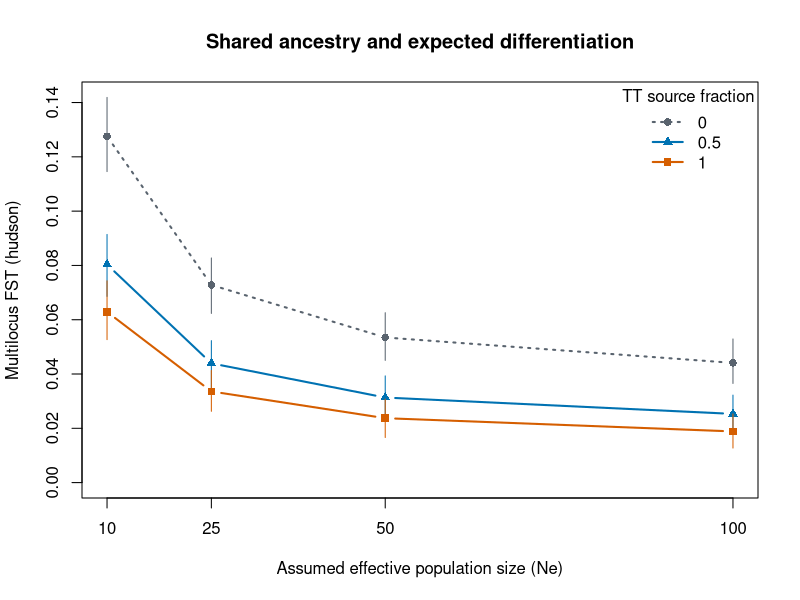
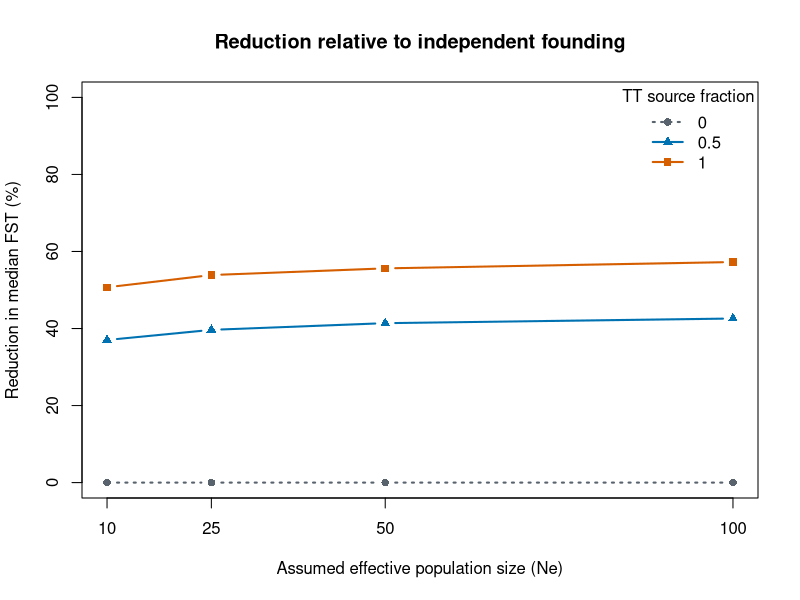
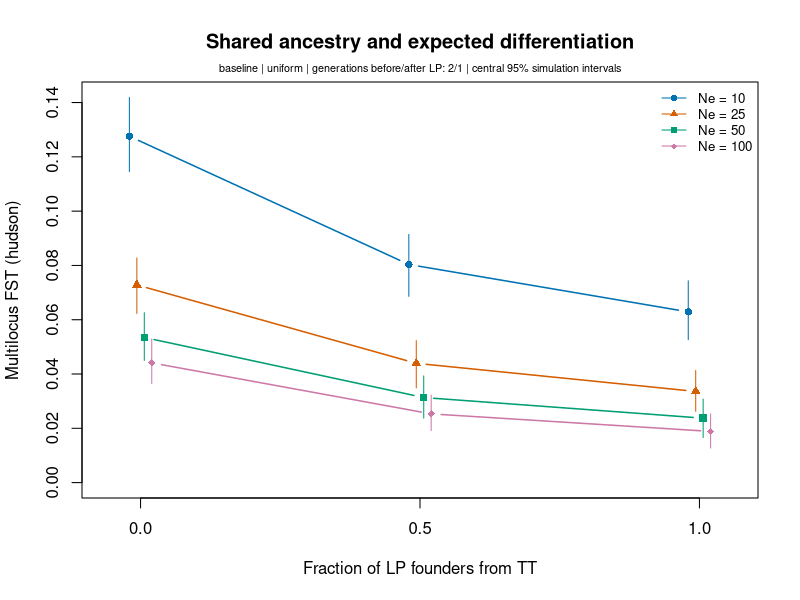

The R script that drew these images, in order:
# RED-COCKADED WOODPECKER TRANSLOCATION SIMULATION
#
# MODEL ASSUMPTIONS
# - The ancestral source is large, constant, and initially shared by all donors.
# - Founder gene copies are independent draws from the relevant source pool.
# - All loci are independent, neutral, autosomal, diploid, and biallelic.
# - Generations do not overlap. There is no mutation or selection.
# - TT-to-LP transfers do not remove alleles from TT. Ne is an effective size,
#   not a census count or a limit on the number of birds that can be sampled.
# - No immigration or supplementation occurs after LP establishment.
# - Final samples are independent, unrelated birds under random mating.
#   Use empirical sample sizes AFTER accounting for nestmates/close relatives.
# - This models genetic drift and shared ancestry, not actual donor differences,
#   pedigrees, linkage, individual inbreeding, or sequencing/genotyping errors.
#
# ESTIMATORS
# Hudson: finite-sample correction uses 2 * n_birds (gene copies), NOT n_birds.
# WC84: Weir-Cockerham diploid variance components, including heterozygosity.
# Both estimates are ratios of summed components across loci. Negative estimates
# are retained; neither locus estimates nor final estimates are clipped to zero.
# Confirm which estimator and multilocus aggregation the empirical analysis used.
# References: Bhatia et al. 2013, doi:10.1101/gr.154831.113;
# Weir and Cockerham 1984, doi:10.1111/j.1558-5646.1984.tb05657.x.


#### PARAMETERS ####
random_seed <- 2112
n_replicates <- 1000                
n_loci <- 1000                      # EXAMPLE: loci GENERATED before final filters
n_sample_tt <- 10                   # EXAMPLE: replace with independent TT birds
n_sample_lp <- 10                   # EXAMPLE: replace with independent LP birds
fst_estimator <- "hudson"           # Either "hudson" or "wc84"; both are saved
observed_fst <- NA_real_             # Enter ONLY after estimator/filter matching
# The supplied TT-LP estimate was 0.0547228545; its estimator is not yet verified

# The scenario table uses these values directly; no later block overrides them.
# To expand the grid, replace a value with its commented full-grid option.
founder_models_to_run <- "baseline"  # Full grid: c("baseline", "reduced")
tt_source_fractions <- c(0, 0.5, 1)  # Fraction of LP founders supplied by TT.
Ne_values <- c(10, 25, 50, 100)      # Full grid: c(10, 25, 50, 100)
generations_before_lp <- 2          # Full grid: c(2, 3)
generations_after_lp <- 1           # Full grid: c(1, 2)
frequency_distributions <- "uniform" # Full grid: c("uniform", "beta")

# Founder counts: these are assumed contributors, not estimates of Ne.
# The 12 TT founders include early immigrants, compressed into one episode.
# The 18 LP founders assume all listed 2018-2019 releases contributed equally.
# "reduced" halves both counts. It is a sensitivity assumption, not a finding.
founder_models <- data.frame(
  founder_model = c("baseline", "reduced"),
  founders_tt = c(12, 6),
  founders_lp = c(18, 9),
  stringsAsFactors = FALSE
)

uniform_min <- 0.05
uniform_max <- 0.95
beta_shape1 <- 0.5
beta_shape2 <- 0.5

# Optional filters on the COMBINED final TT + LP sample, not each site separately.
# A locus variable at only one site is kept. A locus fixed for opposite alleles
# in the two sites is also kept. Only loci fixed for the SAME allele are removed
# when the minimum allele count is 1 and the minimum frequency is 0.
# These settings cannot reproduce ascertainment involving other sampled sites.
minimum_pooled_minor_allele_count <- 1
minimum_pooled_minor_allele_frequency <- 0

write_output_files <- TRUE
make_summary_plot <- TRUE
setwd = "/Users/jannawilloughby/Google Drive/My Drive/Willoughby lab/projects - active/red cockaded woodpecker/RCW GBS data analysis/RCW_translocations_sims/"
output_parent <- getwd()            # Outputs go beneath the current R folder.
run_name <- paste0("RCW_simulation_", format(Sys.time(), "%Y%m%d_%H%M%S"))


#### SCENARIO TABLE ####
# Stop early if an input is invalid. seq_len() below also allows zero generations.
stopifnot(
  length(n_replicates) == 1, is.finite(n_replicates),
  n_replicates >= 1, n_replicates == floor(n_replicates),
  length(n_loci) == 1, is.finite(n_loci), n_loci >= 1, n_loci == floor(n_loci),
  length(n_sample_tt) == 1, is.finite(n_sample_tt),
  n_sample_tt >= 2, n_sample_tt == floor(n_sample_tt),
  length(n_sample_lp) == 1, is.finite(n_sample_lp),
  n_sample_lp >= 2, n_sample_lp == floor(n_sample_lp),
  length(fst_estimator) == 1, fst_estimator %in% c("hudson", "wc84"),
  length(observed_fst) == 1,
  is.na(observed_fst) || is.finite(observed_fst),
  length(founder_models_to_run) > 0,
  all(founder_models_to_run %in% founder_models$founder_model),
  all(is.finite(founder_models$founders_tt)),
  all(is.finite(founder_models$founders_lp)),
  all(founder_models$founders_tt >= 1), all(founder_models$founders_lp >= 1),
  all(founder_models$founders_tt == floor(founder_models$founders_tt)),
  all(founder_models$founders_lp == floor(founder_models$founders_lp)),
  length(tt_source_fractions) > 0,
  all(is.finite(tt_source_fractions)),
  all(tt_source_fractions >= 0 & tt_source_fractions <= 1),
  length(Ne_values) > 0, all(is.finite(Ne_values)), all(Ne_values >= 1),
  all(Ne_values == floor(Ne_values)),
  length(generations_before_lp) > 0, all(is.finite(generations_before_lp)),
  all(generations_before_lp >= 0),
  all(generations_before_lp == floor(generations_before_lp)),
  length(generations_after_lp) > 0, all(is.finite(generations_after_lp)),
  all(generations_after_lp >= 0),
  all(generations_after_lp == floor(generations_after_lp)),
  length(frequency_distributions) > 0,
  all(frequency_distributions %in% c("uniform", "beta")),
  uniform_min > 0, uniform_max < 1, uniform_min < uniform_max,
  beta_shape1 > 0, beta_shape2 > 0,
  minimum_pooled_minor_allele_count >= 0,
  minimum_pooled_minor_allele_count == floor(minimum_pooled_minor_allele_count),
  minimum_pooled_minor_allele_count <= n_sample_tt + n_sample_lp,
  minimum_pooled_minor_allele_frequency >= 0,
  minimum_pooled_minor_allele_frequency <= 0.5
)

scenarios <- expand.grid(
  founder_model = unique(founder_models_to_run),
  tt_source_fraction = unique(tt_source_fractions),
  Ne = unique(Ne_values),
  generations_before_lp = unique(generations_before_lp),
  generations_after_lp = unique(generations_after_lp),
  frequency_distribution = unique(frequency_distributions),
  KEEP.OUT.ATTRS = FALSE,
  stringsAsFactors = FALSE
)

founder_row <- match(scenarios$founder_model, founder_models$founder_model)
scenarios$founders_tt <- founder_models$founders_tt[founder_row]
scenarios$founders_lp <- founder_models$founders_lp[founder_row]
scenarios$scenario_id <- seq_len(nrow(scenarios))

print(scenarios)
cat("\nScenarios:", nrow(scenarios), "\n")
cat("Replicates per scenario:", n_replicates, "\n")
cat("Total replicates:", nrow(scenarios) * n_replicates, "\n")
cat("Example counts must be replaced before an empirical comparison.\n")


#### PREPARE RESULTS ####
set.seed(random_seed)
start_time <- Sys.time()

# One row per replicate; no raw genotype matrices are accumulated in memory.
replicate_results <- data.frame(
  scenario_id = rep(scenarios$scenario_id, each = n_replicates),
  replicate_id = rep(seq_len(n_replicates), times = nrow(scenarios)),
  lp_founders_from_tt = NA_integer_,
  loci_retained = NA_integer_,
  fst_hudson = NA_real_,
  fst_wc84 = NA_real_
)

scenario_summary <- scenarios
scenario_summary$fst_estimator <- fst_estimator
scenario_summary$n_replicates <- n_replicates
scenario_summary$n_valid_fst <- NA_integer_
scenario_summary$median_fst <- NA_real_
scenario_summary$lower_95 <- NA_real_
scenario_summary$upper_95 <- NA_real_
scenario_summary$mean_loci_retained <- NA_real_
scenario_summary$observed_fst <- observed_fst
scenario_summary$observed_within_interval <- NA

# Save chosen settings, including the actual scenario table.
parameters <- list(
  random_seed = random_seed, n_replicates = n_replicates, n_loci = n_loci,
  n_sample_tt = n_sample_tt, n_sample_lp = n_sample_lp,
  fst_estimator = fst_estimator, observed_fst = observed_fst,
  uniform_min = uniform_min, uniform_max = uniform_max,
  beta_shape1 = beta_shape1, beta_shape2 = beta_shape2,
  minimum_pooled_minor_allele_count = minimum_pooled_minor_allele_count,
  minimum_pooled_minor_allele_frequency = minimum_pooled_minor_allele_frequency,
  scenarios = scenarios
)

if (write_output_files) {
  output_directory <- file.path(output_parent, run_name)
  if (dir.exists(output_directory)) {
    stop("That output folder already exists. Change run_name before continuing.")
  }
  dir.create(output_directory, recursive = TRUE)
  write.csv(scenarios, file.path(output_directory, "scenarios.csv"), row.names = FALSE)
  dput(parameters, file = file.path(output_directory, "parameters.txt"))
  writeLines(capture.output(sessionInfo()),
             file.path(output_directory, "R_session_info.txt"))
}

# These values allow the loop body to be inspected manually, line by line.
# Change them to inspect another scenario or another replicate.
scenario_id <- 1
replicate_id <- 1


#### RUN THE SIMULATION ####

for (scenario_id in seq_len(nrow(scenarios))) {
  
  # Read the settings for this one scenario.
  founders_tt <- scenarios$founders_tt[scenario_id]
  founders_lp <- scenarios$founders_lp[scenario_id]
  source_fraction <- scenarios$tt_source_fraction[scenario_id]
  Ne <- scenarios$Ne[scenario_id]
  n_before <- scenarios$generations_before_lp[scenario_id]
  n_after <- scenarios$generations_after_lp[scenario_id]
  source_distribution <- scenarios$frequency_distribution[scenario_id]
  
  for (replicate_id in seq_len(n_replicates)) {
    
    # A. Generate ONE ancestral frequency per locus.
    # The same vector is the source of TT and every non-TT LP founder.
    if (source_distribution == "uniform") {
      p_ancestral <- runif(n_loci, min = uniform_min, max = uniform_max)
    } else {
      p_ancestral <- rbeta(n_loci, shape1 = beta_shape1, shape2 = beta_shape2)
    }
    
    # B. Found TT. Each diploid founder supplies two gene copies at each locus.
    # rbinom() samples the number of alternative-allele copies, not genotypes.
    tt_allele_count <- rbinom(n_loci, size = 2 * founders_tt, prob = p_ancestral)
    p_tt <- tt_allele_count / (2 * founders_tt)
    
    # C. Drift in TT before LP is founded.
    # The next generation has 2*Ne independently sampled gene copies per locus.
    for (generation in seq_len(n_before)) {
      tt_allele_count <- rbinom(n_loci, size = 2 * Ne, prob = p_tt)
      p_tt <- tt_allele_count / (2 * Ne)
    }
    
    # D. Determine how many LP founders come from TT.
    # An integer target is used exactly. A noninteger target is randomly rounded
    # up or down so its average equals the requested fraction.
    # In particular, 50% of 9 means 4 or 5 TT founders, equally likely.
    target_tt_founders <- founders_lp * source_fraction
    lp_founders_from_tt <- floor(target_tt_founders)
    rounding_probability <- target_tt_founders - floor(target_tt_founders)
    if (rounding_probability > 0) {
      lp_founders_from_tt <- lp_founders_from_tt +
        rbinom(1, size = 1, prob = rounding_probability)
    }
    lp_founders_from_pool <- founders_lp - lp_founders_from_tt
    
    # E. Found LP. Draw TT-origin copies at CURRENT TT frequencies and all other
    # copies at the ORIGINAL ancestral frequencies. Sum the counts, then divide
    # by LP's total number of founder gene copies.
    lp_copies_from_tt <- rbinom(n_loci, size = 2 * lp_founders_from_tt, prob = p_tt)
    lp_copies_from_pool <- rbinom(n_loci, size = 2 * lp_founders_from_pool,
                                  prob = p_ancestral)
    lp_allele_count <- lp_copies_from_tt + lp_copies_from_pool
    p_lp <- lp_allele_count / (2 * founders_lp)
    
    # F. Drift independently in TT and LP after LP establishment.
    for (generation in seq_len(n_after)) {
      tt_allele_count <- rbinom(n_loci, size = 2 * Ne, prob = p_tt)
      lp_allele_count <- rbinom(n_loci, size = 2 * Ne, prob = p_lp)
      p_tt <- tt_allele_count / (2 * Ne)
      p_lp <- lp_allele_count / (2 * Ne)
    }
    
    # G. Sample independent birds. Rows are birds; columns are loci.
    # A genotype is 0, 1, or 2 alternative-allele copies. rep(..., each=...)
    # ensures every bird in a column uses that locus's population frequency.
    tt_genotypes <- matrix(
      rbinom(n_sample_tt * n_loci, size = 2,
             prob = rep(p_tt, each = n_sample_tt)),
      nrow = n_sample_tt, ncol = n_loci
    )
    lp_genotypes <- matrix(
      rbinom(n_sample_lp * n_loci, size = 2,
             prob = rep(p_lp, each = n_sample_lp)),
      nrow = n_sample_lp, ncol = n_loci
    )
    
    # H. Obtain sample allele frequencies and observed heterozygosities.
    sample_copies_tt <- colSums(tt_genotypes)
    sample_copies_lp <- colSums(lp_genotypes)
    p_sample_tt <- sample_copies_tt / (2 * n_sample_tt)
    p_sample_lp <- sample_copies_lp / (2 * n_sample_lp)
    h_sample_tt <- colMeans(tt_genotypes == 1)
    h_sample_lp <- colMeans(lp_genotypes == 1)
    
    # I. Optional minor-allele filters, applied to the combined sample.
    total_gene_copies <- 2 * (n_sample_tt + n_sample_lp)
    pooled_alt_count <- sample_copies_tt + sample_copies_lp
    pooled_minor_count <- pmin(pooled_alt_count, total_gene_copies - pooled_alt_count)
    pooled_minor_frequency <- pooled_minor_count / total_gene_copies
    keep_locus <- pooled_minor_count >= minimum_pooled_minor_allele_count &
      pooled_minor_frequency >= minimum_pooled_minor_allele_frequency &
      pooled_minor_count > 0
    loci_retained <- sum(keep_locus)
    
    # Keep the original population frequencies p_tt and p_lp for inspection.
    p1 <- p_sample_tt[keep_locus]
    p2 <- p_sample_lp[keep_locus]
    h1 <- h_sample_tt[keep_locus]
    h2 <- h_sample_lp[keep_locus]
    
    # J. Hudson FST. Correct for sampling GENE COPIES, not number of birds.
    hudson_numerator <- (p1 - p2)^2 -
      p1 * (1 - p1) / (2 * n_sample_tt - 1) -
      p2 * (1 - p2) / (2 * n_sample_lp - 1)
    hudson_denominator <- p1 * (1 - p2) + p2 * (1 - p1)
    fst_hudson <- NA_real_
    if (sum(hudson_denominator) > 0) {
      fst_hudson <- sum(hudson_numerator) / sum(hudson_denominator)
    }
    
    # K. Weir-Cockerham FST for TWO diploid populations (r = 2).
    # n_bar and n_c correct for unequal numbers of sampled birds.
    n_bar <- (n_sample_tt + n_sample_lp) / 2
    n_c <- 2 * n_bar - (n_sample_tt^2 + n_sample_lp^2) / (2 * n_bar)
    p_bar <- (n_sample_tt * p1 + n_sample_lp * p2) / (2 * n_bar)
    h_bar <- (n_sample_tt * h1 + n_sample_lp * h2) / (2 * n_bar)
    s_squared <- (n_sample_tt * (p1 - p_bar)^2 +
                    n_sample_lp * (p2 - p_bar)^2) / n_bar
    
    # Variance among populations (a), among individuals (b), within individuals (c).
    wc_a <- (n_bar / n_c) * (s_squared -
                               (p_bar * (1 - p_bar) - s_squared / 2 - h_bar / 4) / (n_bar - 1))
    wc_b <- (n_bar / (n_bar - 1)) *
      (p_bar * (1 - p_bar) - s_squared / 2 -
         ((2 * n_bar - 1) / (4 * n_bar)) * h_bar)
    wc_c <- h_bar / 2
    fst_wc84 <- NA_real_
    if (sum(wc_a + wc_b + wc_c) > 0) {
      fst_wc84 <- sum(wc_a) / sum(wc_a + wc_b + wc_c)
    }
    
    # L. Store this replicate. Do not replace negative FST estimates with zero.
    result_row <- (scenario_id - 1) * n_replicates + replicate_id
    replicate_results$lp_founders_from_tt[result_row] <- lp_founders_from_tt
    replicate_results$loci_retained[result_row] <- loci_retained
    replicate_results$fst_hudson[result_row] <- fst_hudson
    replicate_results$fst_wc84[result_row] <- fst_wc84
  }
  
  # Summarize this scenario after all its replicates are finished.
  scenario_rows <- ((scenario_id - 1) * n_replicates + 1):(scenario_id * n_replicates)
  if (fst_estimator == "hudson") {
    scenario_fst <- replicate_results$fst_hudson[scenario_rows]
  } else {
    scenario_fst <- replicate_results$fst_wc84[scenario_rows]
  }
  valid_fst <- scenario_fst[is.finite(scenario_fst)]
  scenario_summary$n_valid_fst[scenario_id] <- length(valid_fst)
  scenario_summary$mean_loci_retained[scenario_id] <-
    mean(replicate_results$loci_retained[scenario_rows])
  
  if (length(valid_fst) > 0) {
    scenario_summary$median_fst[scenario_id] <- median(valid_fst)
    scenario_summary$lower_95[scenario_id] <- unname(quantile(valid_fst, 0.025))
    scenario_summary$upper_95[scenario_id] <- unname(quantile(valid_fst, 0.975))
    if (!is.na(observed_fst)) {
      scenario_summary$observed_within_interval[scenario_id] <-
        observed_fst >= scenario_summary$lower_95[scenario_id] &
        observed_fst <= scenario_summary$upper_95[scenario_id]
    }
  }
  
  # Write a checkpoint after each scenario. The raw CSV gets one block appended;
  # summary.csv is refreshed so completed scenarios survive an interrupted run.
  if (write_output_files) {
    write.table(replicate_results[scenario_rows, ],
                file = file.path(output_directory, "replicate_results.csv"),
                sep = ",", row.names = FALSE, col.names = (scenario_id == 1),
                append = (scenario_id != 1), na = "NA")
    write.csv(scenario_summary, file.path(output_directory, "summary.csv"),
              row.names = FALSE)
  }
  
  cat("Completed scenario", scenario_id, "of", nrow(scenarios),
      "| valid estimates:", length(valid_fst),
      "| median FST:", round(scenario_summary$median_fst[scenario_id], 4), "\n")
}


#### SAVE THE RESULTS ####

print(scenario_summary)
elapsed_minutes <- as.numeric(difftime(Sys.time(), start_time, units = "mins"))
cat("\nElapsed minutes:", round(elapsed_minutes, 2), "\n")

if (any(scenario_summary$n_valid_fst < n_replicates)) {
  message("Some replicates had no estimable FST. Check n_valid_fst and loci_retained.")
}

if (write_output_files) {
  saveRDS(list(parameters = parameters, scenarios = scenarios,
               summary = scenario_summary, replicates = replicate_results),
          file.path(output_directory, "simulation_results.rds"))
  cat("Output folder:", output_directory, "\n")
}


### PLOT ###
source_fractions <- c(0, 0.5, 1)
source_colors <- c("#59636E", "#0072B2", "#D55E00")
source_symbols <- c(16, 17, 15)
source_lines <- c(3, 1, 1)

# Include all Ne values, holding the other settings constant.
plot_rows <- 
  scenario_summary$founder_model == scenarios$founder_model[1] &
  scenario_summary$generations_before_lp == scenarios$generations_before_lp[1] &
  scenario_summary$generations_after_lp == scenarios$generations_after_lp[1] &
  scenario_summary$frequency_distribution == scenarios$frequency_distribution[1]

plot_data <- scenario_summary[plot_rows, ]
plot_data <- plot_data[is.finite(plot_data$median_fst), ]

plot_ne <- sort(unique(plot_data$Ne))

# Confirm that all three source fractions were simulated.
stopifnot(all(source_fractions %in% plot_data$tt_source_fraction))


### FIGURE 1: GENETIC DIFFERENTIATION ###

if (write_output_files) {
  pdf(file.path(output_directory, "scenario_comparison.pdf"),
      width = 7, height = 5)
}

plot(NA_real_, NA_real_, type = "n",
     xlim = range(plot_ne),
     ylim = range(c(0, plot_data$lower_95, plot_data$upper_95)),
     xaxt = "n",
     xlab = "Assumed effective population size (Ne)",
     ylab = paste0("Multilocus FST (", fst_estimator, ")"),
     main = "Shared ancestry and expected differentiation")

axis(1, at = plot_ne)

for (i in seq_along(source_fractions)) {
  
  source_data <- plot_data[
    plot_data$tt_source_fraction == source_fractions[i], ]
  source_data <- source_data[order(source_data$Ne), ]
  
  # Central 95% simulation intervals.
  segments(source_data$Ne, source_data$lower_95,
           source_data$Ne, source_data$upper_95,
           col = source_colors[i])
  
  # Scenario medians.
  lines(source_data$Ne, source_data$median_fst,
        type = "b", lwd = 2,
        col = source_colors[i],
        pch = source_symbols[i],
        lty = source_lines[i])
}

legend("topright",
       title = "TT source fraction",
       legend = as.character(source_fractions),
       col = source_colors,
       pch = source_symbols,
       lty = source_lines,
       lwd = 2, bty = "n")

if (write_output_files) dev.off()


### CALCULATE REDUCTION RELATIVE TO SOURCE FRACTION 0 ###

effect_data <- plot_data
effect_data$percent_reduction <- NA_real_

for (ne in plot_ne) {
  
  baseline <- effect_data$median_fst[
    effect_data$Ne == ne &
      effect_data$tt_source_fraction == 0
  ]
  
  if (length(baseline) != 1 || baseline <= 0) {
    stop("Each Ne needs one positive median for source fraction 0.")
  }
  
  rows <- effect_data$Ne == ne
  
  effect_data$percent_reduction[rows] <-
    100 * (baseline - effect_data$median_fst[rows]) / baseline
}


#PROPORTIONAL REDUCTION ###

if (write_output_files) {
  pdf(file.path(output_directory, "TT_source_percent_reduction.pdf"),
      width = 7, height = 5)
}

plot(NA_real_, NA_real_, type = "n",
     xlim = range(plot_ne),
     ylim = range(c(0, 100, effect_data$percent_reduction)),
     xaxt = "n",
     xlab = "Assumed effective population size (Ne)",
     ylab = "Reduction in median FST (%)",
     main = "Reduction relative to independent founding")

axis(1, at = plot_ne)

for (i in seq_along(source_fractions)) {
  
  source_data <- effect_data[
    effect_data$tt_source_fraction == source_fractions[i], ]
  source_data <- source_data[order(source_data$Ne), ]
  
  lines(source_data$Ne, source_data$percent_reduction,
        type = "b", lwd = 2,
        col = source_colors[i],
        pch = source_symbols[i],
        lty = source_lines[i])
}

legend("topright",
       title = "TT source fraction",
       legend = as.character(source_fractions),
       col = source_colors,
       pch = source_symbols,
       lty = source_lines,
       lwd = 2, bty = "n")

if (write_output_files) dev.off()

# Plot by Ne
if (make_summary_plot) {
  plot_rows <- scenario_summary$founder_model == scenarios$founder_model[1] &
    scenario_summary$generations_before_lp == scenarios$generations_before_lp[1] &
    scenario_summary$generations_after_lp == scenarios$generations_after_lp[1] &
    scenario_summary$frequency_distribution == scenarios$frequency_distribution[1]
  plot_data <- scenario_summary[plot_rows, ]
  plot_data <- plot_data[is.finite(plot_data$median_fst), ]
  
  if (nrow(plot_data) > 0) {
    plot_ne_values <- sort(unique(plot_data$Ne))
    plot_colors <- rep(c("#0072B2", "#D55E00", "#009E73", "#CC79A7"),
                       length.out = length(plot_ne_values))
    plot_symbols <- rep(c(16, 17, 15, 18), length.out = length(plot_ne_values))
    
    # Small horizontal offsets keep overlapping simulation intervals visible.
    # The tick labels still mark the actual TT source fractions: 0, 0.5, and 1.
    plot_offsets <- rep(0, length(plot_ne_values))
    if (length(plot_ne_values) > 1) {
      plot_offsets <- seq(-0.02, 0.02, length.out = length(plot_ne_values))
    }
    
    if (write_output_files) {
      pdf(file.path(output_directory, "scenario_comparison_Ne.pdf"),
          width = 7, height = 5)
    }
    plot_limits <- range(c(0, plot_data$lower_95, plot_data$upper_95,
                           observed_fst), na.rm = TRUE)
    if (diff(plot_limits) == 0) plot_limits <- plot_limits + c(-0.01, 0.01)
    
    # Draw empty axes first, then add one curve per Ne.
    plot(NA_real_, NA_real_, type = "n",
         xlim = c(-0.06, 1.06), ylim = plot_limits, xaxt = "n",
         xlab = "Fraction of LP founders from TT",
         ylab = paste("Multilocus FST (", fst_estimator, ")", sep = ""),
         main = "Shared ancestry and expected differentiation")
    axis(1, at = sort(unique(plot_data$tt_source_fraction)))
    
    for (ne_index in seq_along(plot_ne_values)) {
      ne_plot_data <- plot_data[plot_data$Ne == plot_ne_values[ne_index], ]
      ne_plot_data <- ne_plot_data[order(ne_plot_data$tt_source_fraction), ]
      plot_x <- ne_plot_data$tt_source_fraction + plot_offsets[ne_index]
      
      segments(plot_x, ne_plot_data$lower_95,
               plot_x, ne_plot_data$upper_95, col = plot_colors[ne_index])
      lines(plot_x, ne_plot_data$median_fst, type = "b", lwd = 1.5,
            col = plot_colors[ne_index], pch = plot_symbols[ne_index])
    }
    
    legend_labels <- paste("Ne =", plot_ne_values)
    legend_colors <- plot_colors
    legend_symbols <- plot_symbols
    legend_lines <- rep(1, length(plot_ne_values))
    if (!is.na(observed_fst)) {
      abline(h = observed_fst, lty = 2, col = "black")
      legend_labels <- c(legend_labels, "Observed FST")
      legend_colors <- c(legend_colors, "black")
      legend_symbols <- c(legend_symbols, NA_integer_)
      legend_lines <- c(legend_lines, 2)
    }
    legend("topright", legend = legend_labels, col = legend_colors,
           pch = legend_symbols, lty = legend_lines, bty = "n", cex = 0.8)
    mtext(paste(plot_data$founder_model[1], "|", plot_data$frequency_distribution[1],
                "| generations before/after LP:",
                paste0(plot_data$generations_before_lp[1], "/",
                       plot_data$generations_after_lp[1]),
                "| central 95% simulation intervals"),
          side = 3, line = 0.3, cex = 0.65)
    if (write_output_files) dev.off()
  }
}

# INTERPRETATION
# Compare source fractions WITHIN a demographic/distribution combination.
# Replicates are independent, not paired across source scenarios.
# A value inside a simulation interval is compatible with those assumptions;
# it is not proof of the actual history and is not an estimated migration rate.
# n_loci counts generated loci. Filters and loss of variation can reduce the
# number retained, which is recorded for every replicate. The simulated interval
# assumes independent loci and may be too narrow if empirical loci are linked.
# Before manuscript use, replace demo sample/locus counts, match the empirical
# estimator and ascertainment, and update the Methods to describe what was run.
